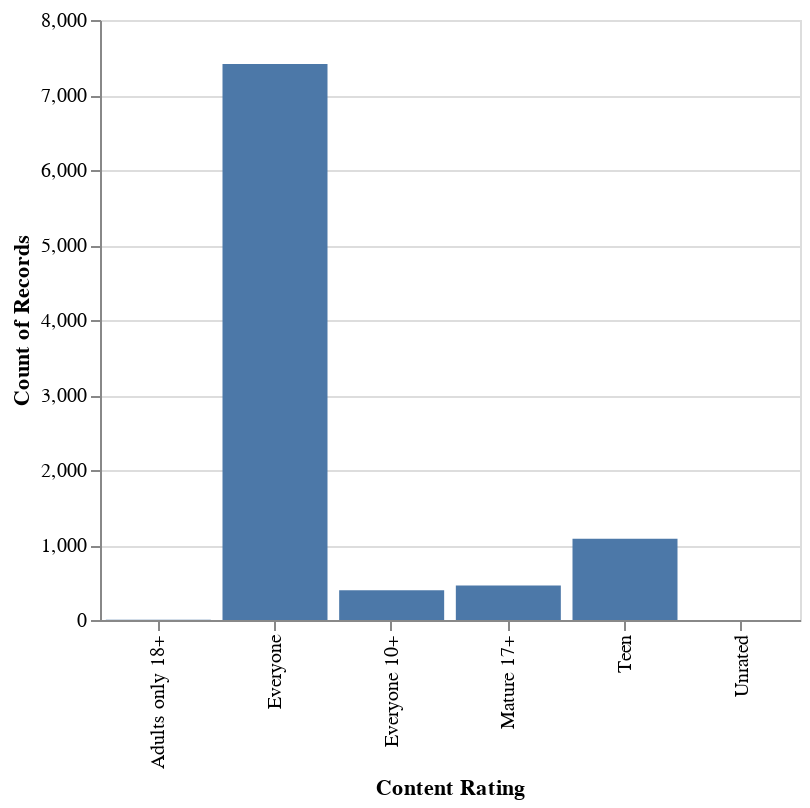

This figure's notebook cell:
### Code cell
alt.Chart(google_PS_df).mark_bar().encode(
    x = 'Content Rating:N',
    y = 'count():Q'
).properties(width=350)

### Figure 1 — Vega specification as saved in the notebook (floating-point values rounded to 4 significant figures)
{"$schema": "https://vega.github.io/schema/vega/v5.json", "data": [{"name": "source_0", "values": [{"Content Rating": "Everyone", "__count": 7414}, {"Content Rating": "Teen", "__count": 1084}, {"Content Rating": "Everyone 10+", "__count": 397}, {"Content Rating": "Mature 17+", "__count": 461}, {"Content Rating": "Adults only 18+", "__count": 3}, {"Content Rating": "Unrated", "__count": 1}]}, {"name": "source_0_x_domain_Content Rating", "values": [{"Content Rating": "Everyone"}, {"Content Rating": "Teen"}, {"Content Rating": "Everyone 10+"}, {"Content Rating": "Mature 17+"}, {"Content Rating": "Adults only 18+"}, {"Content Rating": "Unrated"}]}, {"name": "source_0_y_domain___count", "values": [{"min": 1, "max": 7414}]}], "marks": [{"type": "rect", "name": "marks", "from": {"data": "source_0"}, "encode": {"update": {"y2": {"value": 0, "scale": "y"}, "ariaRoleDescription": {"value": "bar"}, "width": {"signal": "max(0.25, bandwidth('x'))"}, "x": {"field": "Content Rating", "scale": "x"}, "y": {"field": "__count", "scale": "y"}, "description": {"signal": "\"Content Rating: \" + (isValid(datum[\"Content Rating\"]) ? datum[\"Content Rating\"] : \"\"+datum[\"Content Rating\"]) + \"; Count of Records: \" + (format(datum[\"__count\"], \"\"))"}, "fill": {"value": "#4c78a8"}}}, "style": ["bar"]}], "scales": [{"name": "x", "type": "band", "domain": {"data": "source_0_x_domain_Content Rating", "field": "Content Rating", "sort": true}, "range": [0, {"signal": "width"}], "paddingInner": 0.1, "paddingOuter": 0.05}, {"name": "y", "type": "linear", "domain": [{"signal": "(data(\"source_0_y_domain___count\")[0] || {}).min"}, {"signal": "(data(\"source_0_y_domain___count\")[0] || {}).max"}], "range": [{"signal": "height"}, 0], "nice": true, "zero": true}], "axes": [{"scale": "y", "zindex": 0, "domain": false, "gridScale": "x", "aria": false, "maxExtent": 0, "ticks": false, "grid": true, "orient": "left", "minExtent": 0, "labels": false, "tickCount": {"signal": "ceil(height/40)"}}, {"scale": "x", "grid": false, "labelBaseline": "middle", "zindex": 0, "orient": "bottom", "title": "Content Rating", "labelAlign": "right", "labelAngle": 270}, {"scale": "y", "title": "Count of Records", "grid": false, "labelOverlap": true, "tickCount": {"signal": "ceil(height/40)"}, "zindex": 0, "orient": "left"}], "width": 350, "style": "cell", "padding": 5, "background": "white", "height": 300}
